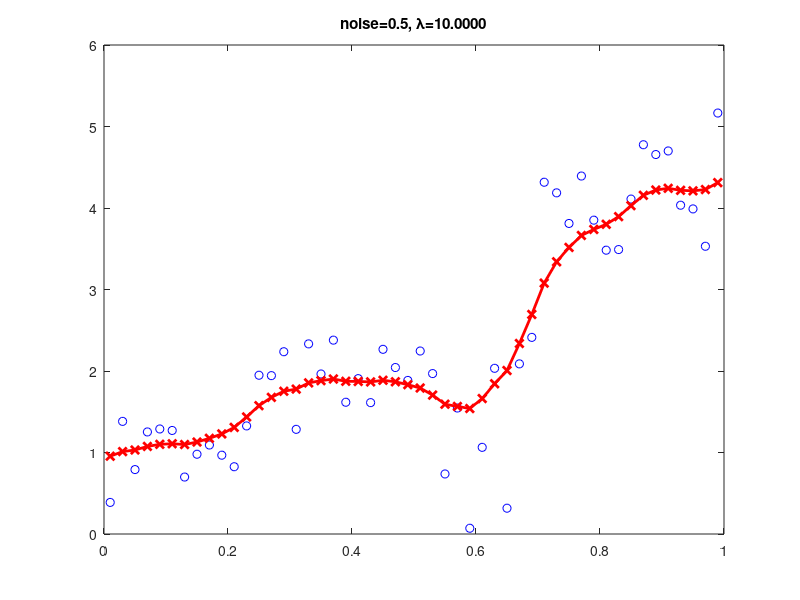

Here is the MATLAB script that generated this plot: (Note: this script raises an error after producing the figure.)
function  demoTikhonov(lambda)

if nargin < 1, lambda = 10; end
% Tikhonov regularization for a piecewise smooth function
% Based on code by Uri Ascher
%N = 128;
N = 50;
noise = 0.5;
y = zeros(N,1);
h = 1/N;
for i=1:N
  x(i) = (i-1/2)*h;
  y(i) = fun(x(i));
end
% synthesize data by adding noise
randn('state',0);
y = y + randn(size(y))*noise;
% Construct first difference matrix
%D = sparse(N-1,N);
%for i=1:N-1
%  D(i,i) = -1;
%  D(i,i+1) = 1;
%end
D = spdiags(ones(N-1,1)*[-1 1], [0 1], N-1, N);
A = [speye(N); sqrt(lambda)*D];
b = [y; zeros(N-1,1)];
w = A \ b;
figure;
plot(x,y','bo');
hold on
plot(x,w','rx-','linewidth',2);
title(sprintf('noise=%3.1f, %s=%6.4f', noise, '\lambda', lambda));
if doPrintPmtk, printPmtkFigures(sprintf('tikhonov%d', lambda)); end;
% nested fn
  function u = fun(z)
    if z < .25
      u = 1;
    elseif z < .5
      u = 2 ;
    elseif z < .7
      u = 2 - 100* (z - 0.5) * (0.7 - z);
    else
      u =  4;
    end
  end

end
    